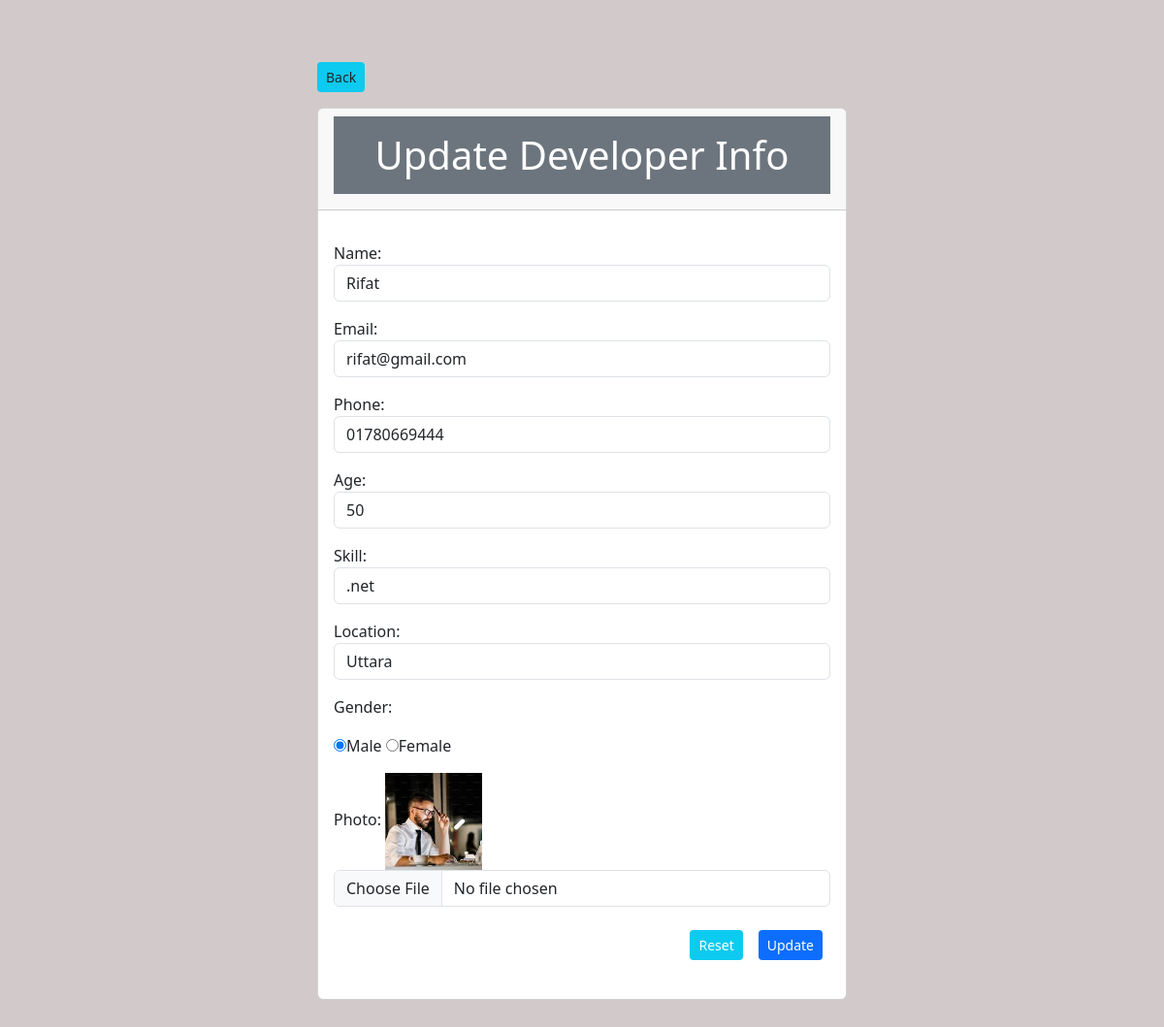
The page /edit.php?updateID=14 on the database its author committed.
### tables this page shows
CREATE TABLE `devs` (
  `id` int(11) NOT NULL,
  `name` varchar(100) NOT NULL,
  `email` varchar(100) NOT NULL,
  `phone` varchar(20) NOT NULL,
  `age` int(3) NOT NULL,
  `skill` varchar(100) NOT NULL,
  `location` varchar(100) NOT NULL,
  `gender` varchar(100) NOT NULL,
  `photo` varchar(500) NOT NULL,
  `status` tinyint(1) NOT NULL DEFAULT '1',
  `trash` tinyint(1) DEFAULT '0',
  `createdAT` timestamp(6) NOT NULL DEFAULT CURRENT_TIMESTAMP(6),
  `updatedAT` timestamp(6) NULL DEFAULT NULL
);

### config/connectDb.php (called while the page is built)
<?php
function connect()
{
	try {
		$connection = new PDO('mysql:host=localhost;dbname=dbCrud', 'marufa', 'localhost');
		return $connection;
	} catch (PDOException $error) {
		return $error->getMessage();
	}
}

### edit.php (the view, shortened to what this page needs)
<?php
$singleData = null;
if (isset($_GET['updateID'])) {
	$updateID = $_GET['updateID'];
	$sql = "SELECT * FROM devs Where id='$updateID'";
	$statement = connect()->prepare($sql);
	$statement->execute();
	$singleData = $statement->fetch(PDO::FETCH_OBJ);
}
?>
<!DOCTYPE html>
<html lang="en">
<head>
	<link href="https://cdn.jsdelivr.net/npm/bootstrap@5.3.3/dist/css/bootstrap.min.css" rel="stylesheet">
	<link rel="stylesheet" href="https://cdnjs.cloudflare.com/ajax/libs/font-awesome/6.6.0/css/all.min.css" />
	<link rel="stylesheet" href="assets/style.css">
</head>
<div class="container  my-5">
	<div class="row justify-content-center">
		<div class="col-md-6">
			<a class="btn btn-sm bg-info  my-3" href="index.php">Back </a>
			<div class="card">
				<div class="card-header">
					<h1 class="text-center bg-secondary p-3 text-white">Update Developer Info</h1>
				</div>
				<div class="card-body">
					<form action="<?php echo $_SERVER['PHP_SELF'] . '?updateID=' . $updateID; ?>" method="POST" enctype="multipart/form-data">
						<div class="my-3">
							<label for="">Name: </label>
							<input type="text" name="name" placeholder="name" value="<?php echo $singleData->name ?>" class="form-control">
						</div>
						<div class="my-3">
							<label for="">Email: </label>
							<input type="text" name="email" placeholder="email" value="<?php echo $singleData->email ?>" class="form-control">
						</div>
						<div class="my-3">
							<label for="">Phone: </label>
							<input type="text" name="phone" placeholder="phone" value="<?php echo $singleData->phone ?>" class="form-control">
						</div>
						<div class="my-3">
							<label for="">Age: </label>
							<input type="text" name="age" placeholder="age" value="<?php echo $singleData->age ?>" class="form-control">
						</div>
						<div class="my-3">
							<label for="">Skill: </label>
							<input type="text" name="skill" placeholder="skill" value="<?php echo $singleData->skill ?>" class="form-control">
						</div>
						<div class="my-3">
							<label for="">Location: </label>
							<input type="text" name="location" placeholder="location" value="<?php echo $singleData->location ?>" class="form-control">
						</div>
						<label for="">Gender: </label>
						<div class="my-3">
							<label>
								<input value="Male" <?php echo $singleData->gender == 'Male' ? 'checked' : '' ?> type="radio" name="gender" placeholder="gender">Male
							</label>
							<label>
								<input value="Female" <?php echo $singleData->gender == 'Female' ? 'checked' : '' ?> type="radio" name="gender" placeholder="gender">Female
							</label>
						</div>
						<div class="my-3 photo">
							<label for="">Photo: </label>
							<img src="media/photos/<?php echo $singleData->photo ?> " alt="">
							<input type="file" name="photo" class="form-control" placeholder="photo">
						</div>
						<div class="my-3 d-flex justify-content-end">
							<button type="reset" class="btn btn-sm bg-info text-white m-2">Reset</button>
							<input type="submit" name="submit" value="Update" class="btn btn-sm bg-primary text-white m-2 ">
						</div>
					</form>
				</div>
			</div>
		</div>
	</div>
</div>
<body>
</body>
</html>
<body>
</body>
</html>

### assets/style.css (style rules this page uses)
body { background-color: #d2caca; }
.photo img { height: 100px; width: 100px; object-fit: cover; }

### rows shown on the page
devs: name "Rifat", email "rifat@gmail.com", phone "01780669444", age "50", skill ".net", location "Uttara", gender "☑ Male", gender "☐ Female", photo (picture)
